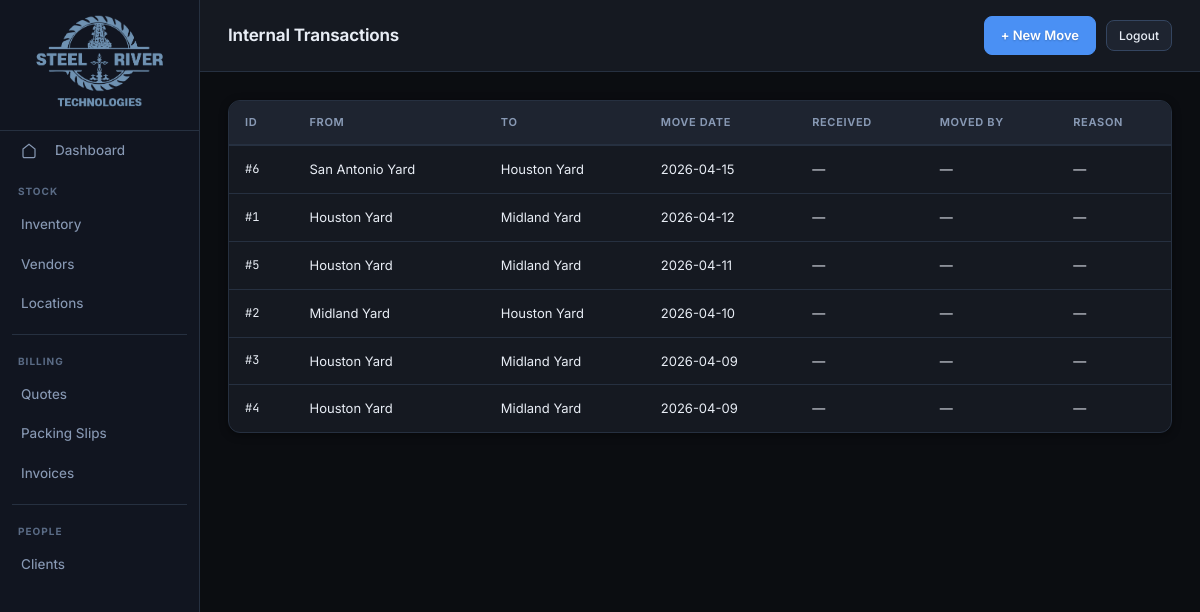
The page /transactions/internal/ on the database its author committed.
### tables this page shows
CREATE TABLE Transaction_Internal (
    transaction_int_id  INTEGER PRIMARY KEY AUTOINCREMENT,
    from_location       TEXT,
    to_location         TEXT,
    move_date           TEXT,
    receive_date        TEXT,
    moved_by            TEXT,
    reason              TEXT
, created_by TEXT, created_at TEXT, modified_by TEXT, modified_at TEXT);

### app/routes/other.py (the view)
@txn_int_router.get("/", response_class=HTMLResponse)
def txn_int_list(request: Request):
    db = get_db()
    txns = db.execute(
        "SELECT * FROM Transaction_Internal ORDER BY move_date DESC"
    ).fetchall()
    db.close()
    return templates.TemplateResponse(
        "transactions/internal_list.html", {"request": request, "txns": txns}
    )

### app/templates/transactions/internal_list.html (shortened to what this page needs)
{% extends "base.html" %}
{% block page_title %}Internal Transactions{% endblock %}
{% set active = "txn_internal" %}
{% block topbar_actions %}<a href="/transactions/internal/new" class="btn btn-primary">+ New Move</a>{% endblock %}
{% block content %}
{% if txns %}
<div class="table-wrap">
<table>
  <thead><tr><th>ID</th><th>From</th><th>To</th><th>Move Date</th><th>Received</th><th>Moved By</th><th>Reason</th></tr></thead>
  <tbody>
  {% for t in txns %}
  <tr>
    <td style="font-family:var(--mono);font-size:12px;">#{{ t.transaction_int_id }}</td>
    <td>{{ t.from_location or "—" }}</td>
    <td>{{ t.to_location or "—" }}</td>
    <td>{{ t.move_date or "—" }}</td>
    <td>{{ t.receive_date or "—" }}</td>
    <td>{{ t.moved_by or "—" }}</td>
    <td>{{ t.reason or "—" }}</td>
  </tr>
  {% endfor %}
  </tbody>
</table>
</div>
{% else %}
<div class="empty-state">No internal moves yet.</div>
{% endif %}
{% endblock %}

### app/static/css/main.css (style rules this page uses)
:root { --bg: #0b0d11; --surface: #151921; --surface2: #1e2430; --surface3: #283040; --surface-hover:#263040; --sidebar-bg: #111520; --sidebar-hover:#1a2235; --sidebar-active:#1c2a42; --border: #263040; --border2: #344560; --border-light:#45567a; --text: #e8edf5; --text2: #8899b4; --text3: #5a6b85; --text-muted: #3d4e68; --accent: #4a90f4; --accent2: #6eaaff; --accent-bg: rgba(74, 144, 244, 0.12); --accent-border:rgba(74, 144, 244, 0.35); --red: #f05545; --red-soft: #ff8a80; --red-bg: rgba(240, 85, 69, 0.12); --green: #2ecc71; --green-soft: #7defa0; --green-bg: rgba(46, 204, 113, 0.12); --amber: #f5a623; --amber-soft: #ffd166; --amber-bg: rgba(245, 166, 35, 0.12); --purple: #b07af5; --purple-bg: rgba(176, 122, 245, 0.12); --cyan: #26d9e6; --cyan-bg: rgba(38, 217, 230, 0.12); --font: 'Inter', system-ui, -apple-system, sans-serif; --mono: 'JetBrains Mono', 'Consolas', monospace; --radius: 8px; --radius-lg: 12px; --radius-xl: 16px; --shadow: 0 2px 8px rgba(0,0,0,0.4); --shadow-lg: 0 8px 24px rgba(0,0,0,0.5); --shadow-glow: 0 0 24px rgba(74, 144, 244, 0.15); --transition-fast: 0.15s cubic-bezier(0.4, 0, 0.2, 1); --transition: 0.2s cubic-bezier(0.4, 0, 0.2, 1); }
*, *::before, *::after { box-sizing: border-box; margin: 0; padding: 0; }
html, body { height: 100%; background: var(--bg); color: var(--text); font-family: var(--font); font-size: 14px; line-height: 1.6; -webkit-font-smoothing: antialiased; -moz-osx-font-smoothing: grayscale; }
a { color: var(--accent2); text-decoration: none; transition: color var(--transition-fast); }
.btn { display: inline-flex; align-items: center; gap: 6px; padding: 8px 16px; font-size: 13px; font-family: var(--font); font-weight: 500; border-radius: var(--radius); cursor: pointer; border: 1px solid var(--border2); background: var(--surface2); color: var(--text); text-decoration: none; transition: all var(--transition); white-space: nowrap; }
.btn-primary { background: var(--accent); border-color: var(--accent); color: #fff; font-weight: 600; text-shadow: 0 1px 2px rgba(0,0,0,0.2); }
.table-wrap { overflow-x: auto; border: 1px solid var(--border); border-radius: var(--radius-lg); background: var(--surface); box-shadow: var(--shadow); }
table { width: 100%; border-collapse: collapse; }
thead th { background: var(--surface2); color: var(--text2); font-size: 11px; font-weight: 650; letter-spacing: 0.06em; text-transform: uppercase; padding: 13px 16px; text-align: left; border-bottom: 2px solid var(--border); white-space: nowrap; }
tbody tr { border-bottom: 1px solid var(--border); transition: background var(--transition-fast); }
tbody tr:last-child { border-bottom: none; }
tbody td { padding: 13px 16px; font-size: 13px; color: var(--text); vertical-align: middle; }

### rows shown on the page
Transaction_Internal: transaction_int_id "6", from_location "San Antonio Yard", to_location "Houston Yard", move_date "2026-04-15", receive_date "—", moved_by "—", reason "—"
Transaction_Internal: transaction_int_id "1", from_location "Houston Yard", to_location "Midland Yard", move_date "2026-04-12", receive_date "—", moved_by "—", reason "—"
Transaction_Internal: transaction_int_id "5", from_location "Houston Yard", to_location "Midland Yard", move_date "2026-04-11", receive_date "—", moved_by "—", reason "—"
Transaction_Internal: transaction_int_id "2", from_location "Midland Yard", to_location "Houston Yard", move_date "2026-04-10", receive_date "—", moved_by "—", reason "—"
Transaction_Internal: transaction_int_id "3", from_location "Houston Yard", to_location "Midland Yard", move_date "2026-04-09", receive_date "—", moved_by "—", reason "—"
Transaction_Internal: transaction_int_id "4", from_location "Houston Yard", to_location "Midland Yard", move_date "2026-04-09", receive_date "—", moved_by "—", reason "—"
